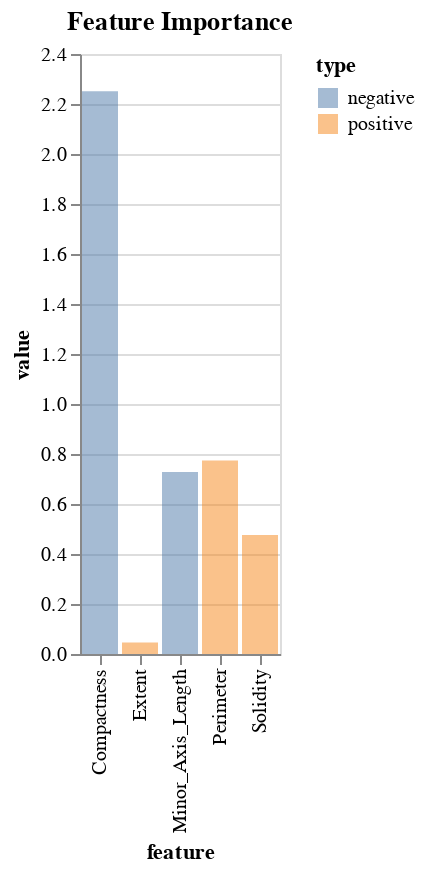

Notebook cell for this chart:
### Code cell
alt.Chart(df_coef).mark_bar().encode(
    x = 'feature',
    y = 'value',
    color = 'type',
    opacity=alt.value(0.5),
).properties(
    title = 'Feature Importance'
)

### Figure 1 — Vega-Lite specification as saved in the notebook (floating-point values rounded to 4 significant figures)
{"config": {"view": {"continuousWidth": 400, "continuousHeight": 300}}, "data": {"name": "data-0b983738d0a408de40feedadbc0fa4b4"}, "mark": "bar", "encoding": {"color": {"type": "nominal", "field": "type"}, "opacity": {"value": 0.5}, "x": {"type": "nominal", "field": "feature"}, "y": {"type": "quantitative", "field": "value"}}, "title": "Feature Importance", "$schema": "https://vega.github.io/schema/vega-lite/v4.8.1.json", "datasets": {"data-0b983738d0a408de40feedadbc0fa4b4": [{"feature": "Perimeter", "value": 0.774, "type": "positive"}, {"feature": "Minor_Axis_Length", "value": 0.7282, "type": "negative"}, {"feature": "Solidity", "value": 0.4759, "type": "positive"}, {"feature": "Extent", "value": 0.04615, "type": "positive"}, {"feature": "Compactness", "value": 2.251, "type": "negative"}]}}
